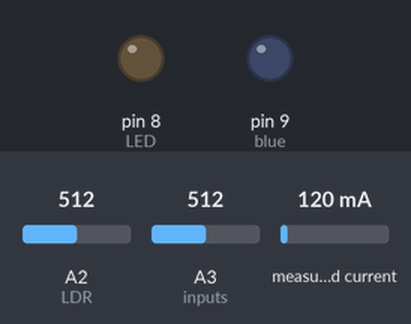
A sketch run on a simulated Arduino Uno, built with avr-gcc and run on an emulated ATmega328P. On the bench: output pins drawn as LEDs (lit = HIGH). Dashed ring = blinking. Inputs (shaded band) come from the test bench; at power-on: A2 (LDR) = 512, A3 (inputs) = 512, measured current 120 mA. Storage starts empty.

Above: at 1.2 s.
1.3 s: A2 (LDR) set to 1004
2.8 s: A2 (LDR) set to 1021
At 3.6 s:
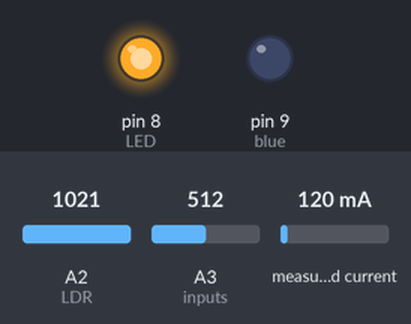
4.3 s: A2 (LDR) set to 1002
At 4.7 s:
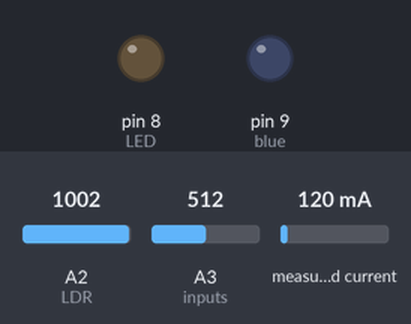
5.8 s: A2 (LDR) set to 1022
At 30.06 s:
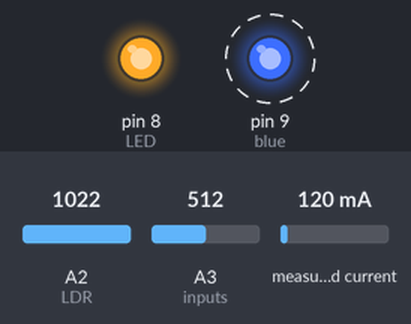
Timing chart, 0 to 31.7 s (numbered marks = the images above; inputs shaded):
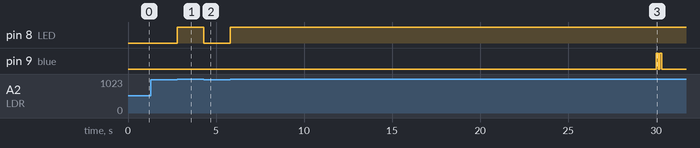

The sketch:

solari.ino
```cpp
#include <SPI.h>
#include <SD.h>
#include <Wire.h>
#include <Adafruit_INA219.h>

Adafruit_INA219 ina219;

#define chipSelect 10

#define Batt A3
#define LDR A2
#define LED 8
#define blue 9

#define on 1
#define off 0

#define lowBatt 6.0


String dataString = "";
String localTime = "";


unsigned long lastDumpTime = 0;
bool onStatus = off, lowStat = false;

int second, minute, hour, day;

byte inputs[2] = {Batt, LDR};


struct Solari
{
  float vBatt = 0, iDis = 0;
  void init()
  {
    for (int i = 0; i < 2; i++)
    {
      pinMode(inputs[i], 0);
    }
    pinMode(LED, 1);
    pinMode(blue, 1);
    dataString.reserve(64);
    while (!SD.begin(chipSelect))
    {
      for (int i = 0; i < 5; i++)
      {
        digitalWrite(blue, 1);
        delay(250);
        digitalWrite(blue, 0);
        delay(250);
      }
      delay(2000);
    }
    if (!ina219.begin()) {
      while (1) {
        for (int i = 0; i < 3; i++)
        {
          digitalWrite(blue, 1);
          delay(250);
          digitalWrite(blue, 0);
          delay(250);
        }
        delay(2000);
      }
    }
    dataString = "Voltage (V),Status,Current (mA),Time Stamp (DD:HH:MM:SS)";
    File dataFile = SD.open("datalog.csv", FILE_WRITE);
    if (dataFile)
    {
      dataFile.println(dataString);
      dataFile.close();
    }
    else {
      do {
        for (int i = 0; i < 5; i++)
        {
          digitalWrite(blue, 1);
          delay(100);
          digitalWrite(blue, 0);
          delay(100);
        }
        delay(2000);
        File dataFile = SD.open("datalog.csv", FILE_WRITE);
      } while (!dataFile);
      dataFile.println(dataString);
      dataFile.close();
    }
  }

  void epochToLocal(unsigned long unixEpoch)
  {
    second = unixEpoch % 60;
    minute = (unixEpoch / 60) % 60;
    hour = (unixEpoch / 3600) % 24;
    day = (unixEpoch / 86400) % 365;
    localTime = "";
    localTime.concat(day);
    localTime.concat(":");
    localTime.concat(hour);
    localTime.concat(":");
    localTime.concat(minute);
    localTime.concat(":");
    localTime.concat(second);
  }
  float measureVoltage(int pin, float Max)
  {
    float voltage = analogRead(pin);
    voltage = (voltage * Max) / 1024.0;
    return voltage;
  }

  void takeReadings()
  {
    vBatt = measureVoltage(Batt, 55.0);
    iDis = ina219.getCurrent_mA();
    epochToLocal(millis() / 1000);
    if (vBatt <= 6.0)
    {
      lowStat = true;
    }
  }

  void logData()
  {
    dataString = "";
    dataString.concat(vBatt);
    dataString.concat(",");
    dataString.concat(onStatus);
    dataString.concat(",");
    dataString.concat(iDis);
    dataString.concat(",");
    dataString.concat(localTime);
    File dataFile = SD.open("datalog.csv", FILE_WRITE);
    if (dataFile)
    {
      dataFile.println(dataString);
      dataFile.close();
      for (int i = 0; i < 2; i++)
        {
          digitalWrite(blue, 1);
          delay(100);
          digitalWrite(blue, 0);
          delay(100);
        }
    }
    else
    {
      for (int i = 0; i < 5; i++)
      {
        digitalWrite(blue, 1);
        delay(100);
        digitalWrite(blue, 0);
        delay(100);
      }
    }
  }
  void run()
  {
    if (analogRead(LDR) > 1012)
    {
      onStatus = on;
    }
    else {
      onStatus = off;
    }
    digitalWrite(LED, onStatus);
    takeReadings();
    if (millis() - lastDumpTime >= 30000L)
    {
      logData();
      lastDumpTime = millis();
    }
    while (lowStat)
    {
      digitalWrite(LED, 1);
      delay(1000);
      digitalWrite(LED, 0);
      delay(2000);
    }
  }
} solari;

void setup()
{
  solari.init();
}

void loop()
{
  solari.run();
}
```

Measured:
- the behaviour switches between 1012 and 1013 on A2 (LDR) (found by bisection; images 0 and 1)
- after the input at 1.3 s, every drawn part: stays the same
- after the input at 2.8 s, pin 8 (LED): LOW → HIGH at once
- after the input at 4.3 s, pin 8 (LED): HIGH → LOW at once
- after the input at 5.8 s, pin 8 (LED): LOW → HIGH at once
